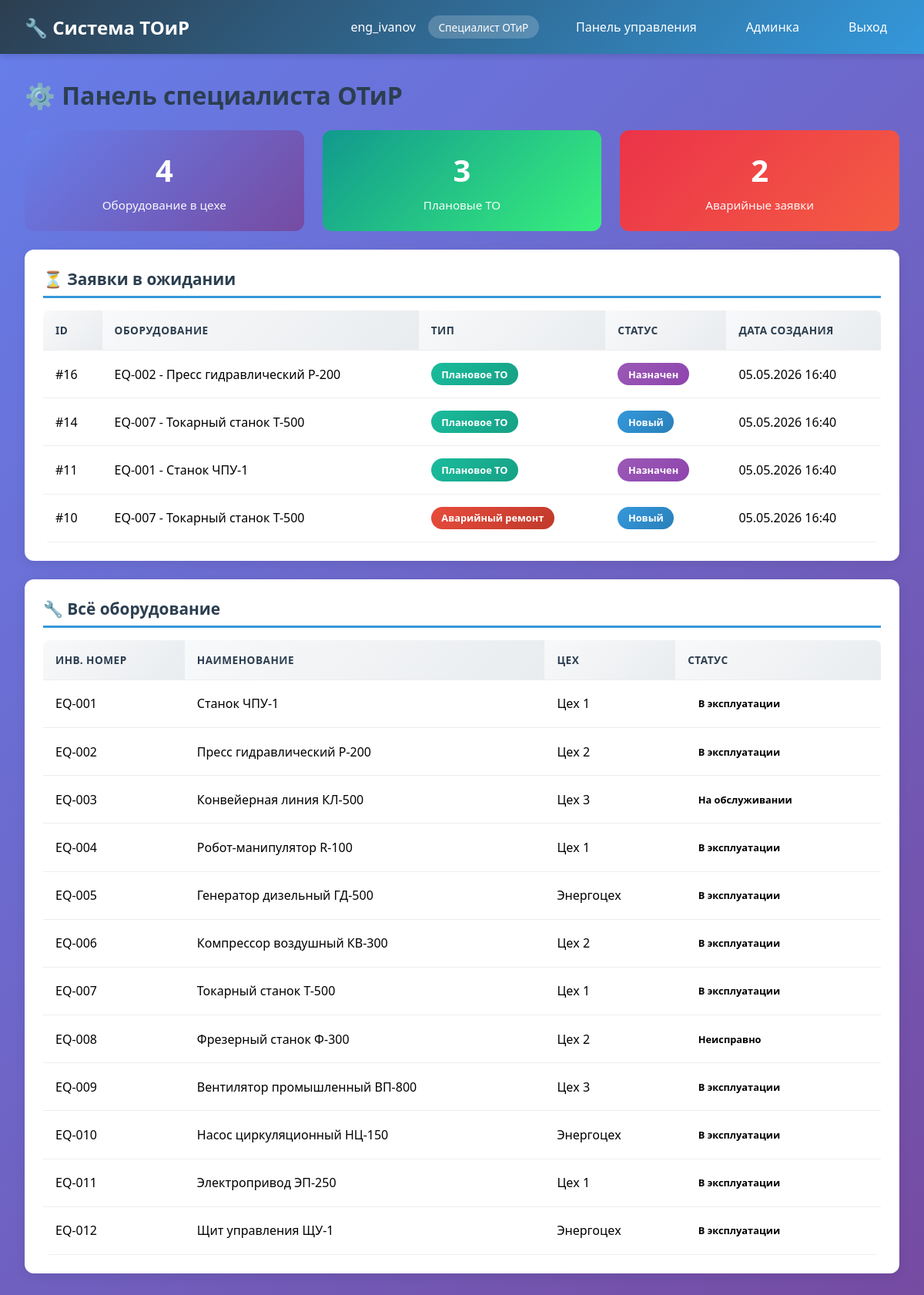
Page /dashboard/ (signed in) on the committed database.
### accounts/models.py (models this page shows, shortened)
class User(AbstractUser):
    ROLE_CHOICES = [
        ('admin', 'Начальник ОТК / Администратор'),
        ('engineer', 'Специалист ОТиР'),
        ('technician', 'Рабочий / Слесарь-ремонтник'),
        ('storekeeper', 'Кладовщик'),
        ('trainee', 'Ученик / Практикант'),
        ('seller', 'Продавец'),
    ]
    role = models.CharField(
        max_length=20,
        choices=ROLE_CHOICES,
        default='trainee',
        verbose_name='Роль'
    )
    department = models.CharField(
        max_length=100,
        blank=True,
        null=True,
        verbose_name='Отдел/Цех'
    )
    phone = models.CharField(
        max_length=20,
        blank=True,
        null=True,
        verbose_name='Телефон'
    )
    is_active = models.BooleanField(default=True, verbose_name='Активен')
    created_at = models.DateTimeField(auto_now_add=True, verbose_name='Дата создания')
    class Meta:
        verbose_name = 'Пользователь'
        verbose_name_plural = 'Пользователи'
        ordering = ['username']
    @property
    def is_admin(self):
        return self.role == 'admin'
    @property
    def is_engineer(self):
        return self.role == 'engineer'

### workorders/models.py (models this page shows, shortened)
class WorkOrder(models.Model):
    ORDER_TYPE_CHOICES = [
        ('planned', 'Плановое ТО'),
        ('emergency', 'Аварийный ремонт'),
        ('modernization', 'Модернизация'),
        ('inspection', 'Инспекция'),
    ]
    STATUS_CHOICES = [
        ('new', 'Новый'),
        ('assigned', 'Назначен'),
        ('in_progress', 'В работе'),
        ('pending_parts', 'Ожидание запчастей'),
        ('completed', 'Выполнен'),
        ('rejected', 'Отклонен'),
    ]
    PRIORITY_CHOICES = [
        (1, 'Критический'),
        (2, 'Высокий'),
        (3, 'Средний'),
        (4, 'Низкий'),
        (5, 'Отложенный'),
    ]
    equipment = models.ForeignKey('equipment.Equipment', on_delete=models.CASCADE, related_name='work_orders', verbose_name='Оборудование')
    order_type = models.CharField(max_length=30, choices=ORDER_TYPE_CHOICES, verbose_name='Тип работ')
    priority = models.IntegerField(choices=PRIORITY_CHOICES, default=3, verbose_name='Приоритет')
    status = models.CharField(max_length=20, choices=STATUS_CHOICES, default='new', verbose_name='Статус')
    assigned_user = models.ForeignKey(settings.AUTH_USER_MODEL, on_delete=models.SET_NULL, null=True, blank=True, related_name='assigned_work_orders', verbose_name='Исполнитель')
    created_by = models.ForeignKey(settings.AUTH_USER_MODEL, on_delete=models.SET_NULL, null=True, related_name='created_work_orders', verbose_name='Создал')
    description = models.TextField(default='Техническое обслуживание / устранение неисправности', verbose_name='Описание')
    created_at = models.DateTimeField(auto_now_add=True, verbose_name='Дата создания')
    started_at = models.DateTimeField(null=True, blank=True, verbose_name='Начало работ')
    completed_at = models.DateTimeField(null=True, blank=True, verbose_name='Завершение работ')
    class Meta:
        verbose_name = 'Наряд-заказ'
        verbose_name_plural = 'Наряды-заказы'
        ordering = ['-created_at']
        indexes = [
            models.Index(fields=['status']),
            models.Index(fields=['assigned_user']),
        ]

### equipment/models.py (models this page shows, shortened)
class Equipment(models.Model):
    STATUS_CHOICES = [
        ('active', 'В эксплуатации'),
        ('maintenance', 'На обслуживании'),
        ('out_of_service', 'Неисправно'),
        ('decommissioned', 'Списано'),
    ]
    TYPE_CHOICES = [
        ('Насосы', 'Насосы'),
        ('Компрессоры', 'Компрессоры'),
        ('Электропривод', 'Электропривод'),
        ('Механика', 'Механика'),
        ('Вентиляция', 'Вентиляция'),
        ('Транспорт', 'Транспорт'),
        ('Металлообработка', 'Металлообработка'),
        ('Энергетика', 'Энергетика'),
        ('Электрика', 'Электрика'),
        ('Автоматика', 'Автоматика'),
    ]
    inv_number = models.CharField(max_length=30, unique=True, verbose_name='Инвентарный номер')
    name = models.CharField(max_length=200, verbose_name='Наименование')
    type = models.CharField(max_length=50, choices=TYPE_CHOICES, verbose_name='Тип оборудования')
    workshop = models.CharField(max_length=50, verbose_name='Цех/Участок')
    status = models.CharField(max_length=20, choices=STATUS_CHOICES, default='active', verbose_name='Статус')
    install_date = models.DateField(null=True, blank=True, verbose_name='Дата установки')
    warranty_until = models.DateField(null=True, blank=True, verbose_name='Гарантия до')
    last_maintenance = models.DateField(null=True, blank=True, verbose_name='Последнее ТО')
    created_at = models.DateTimeField(auto_now_add=True, verbose_name='Дата создания')
    class Meta:
        verbose_name = 'Оборудование'
        verbose_name_plural = 'Оборудование'
        ordering = ['inv_number']
        indexes = [
            models.Index(fields=['status']),
        ]

### accounts/views.py (the view, shortened to what this page needs)
# urls.py: path('dashboard/', views.dashboard_view, name='dashboard'),
@login_required
def dashboard_view(request):
    user = request.user
    context = {
        'user': user,
    }
    if user.is_admin:
        from equipment.models import Equipment
        from workorders.models import WorkOrder
        from inventory.models import SparePart
        from django.db.models import F, Count, Q, Avg
        from datetime import timedelta
        context['total_equipment'] = Equipment.objects.count()
        context['active_equipment'] = Equipment.objects.filter(status='active').count()
        context['total_orders'] = WorkOrder.objects.count()
        context['new_orders'] = WorkOrder.objects.filter(status='new').count()
        context['in_progress_orders'] = WorkOrder.objects.filter(status='in_progress').count()
        context['completed_orders'] = WorkOrder.objects.filter(status='completed').count()
        context['total_parts'] = SparePart.objects.count()
        context['low_stock_parts'] = SparePart.objects.filter(current_stock__lte=F('min_stock')).count()
        context['recent_orders'] = WorkOrder.objects.select_related('equipment', 'assigned_user').order_by('-created_at')[:10]
        context['users_by_role'] = User.objects.values('role').annotate(count=Count('id'))
        total_completed = WorkOrder.objects.filter(status='completed').count()
        total_all = WorkOrder.objects.count()
        if total_all > 0:
            context['efficiency_rate'] = round((total_completed / total_all) * 100)
        else:
            context['efficiency_rate'] = 0
        completed_with_time = WorkOrder.objects.filter(
            status='completed',
            started_at__isnull=False,
            completed_at__isnull=False
        )
        if completed_with_time.exists():
            avg_time = 0
            count = 0
            for order in completed_with_time:
                if order.started_at and order.completed_at:
                    delta = order.completed_at - order.started_at
                    avg_time += delta.total_seconds() / 3600
                    count += 1
            if count > 0:
                context['avg_completion_time'] = round(avg_time / count, 1)
            else:
                context['avg_completion_time'] = 0
        else:
            context['avg_completion_time'] = 0
        technicians_count = User.objects.filter(role='technician').count()
        active_orders = WorkOrder.objects.filter(status__in=['new', 'assigned', 'in_progress']).count()
        if technicians_count > 0:
            context['workload_percent'] = min(round((active_orders / technicians_count) * 25), 100)
        else:
            context['workload_percent'] = 0
        if Equipment.objects.count() > 0:
            context['equipment_uptime'] = round((Equipment.objects.filter(status='active').count() / Equipment.objects.count()) * 100)
        else:
            context['equipment_uptime'] = 0
        template = 'dashboards/admin.html'
    elif user.is_engineer:
        from equipment.models import Equipment
        from workorders.models import WorkOrder
        context['equipment_count'] = Equipment.objects.filter(workshop=user.department).count() if user.department else Equipment.objects.count()
        context['planned_orders'] = WorkOrder.objects.filter(order_type='planned', status__in=['new', 'assigned']).count()
        context['emergency_orders'] = WorkOrder.objects.filter(order_type='emergency', status__in=['new', 'assigned', 'in_progress']).count()
        context['all_equipment'] = Equipment.objects.all()[:20]
        context['pending_orders'] = WorkOrder.objects.filter(status__in=['new', 'assigned']).select_related('equipment')[:10]
        template = 'dashboards/engineer.html'
    elif user.is_trainee:
        from equipment.models import Equipment
        from workorders.models import WorkOrder
        context['recent_orders'] = WorkOrder.objects.filter(status='completed').select_related('equipment', 'assigned_user')[:15]
        context['equipment_list'] = Equipment.objects.all()[:20]
        template = 'dashboards/trainee.html'
    elif user.is_seller:
        from sales.models import Sale
        return redirect('sales:dashboard')
    else:
        template = 'dashboards/admin.html'
    return render(request, template, context)

### templates/dashboards/engineer.html (shortened to what this page needs)
{% extends 'base.html' %}
{% block content %}
<h1 style="margin-bottom: 1.5rem; color: #2c3e50;">⚙️ Панель специалиста ОТиР</h1>
<div class="stats-grid">
    <div class="stat-card blue">
        <div class="stat-value">{{ equipment_count|default:0 }}</div>
        <div class="stat-label">Оборудование в цехе</div>
    </div>
    <div class="stat-card green">
        <div class="stat-value">{{ planned_orders|default:0 }}</div>
        <div class="stat-label">Плановые ТО</div>
    </div>
    <div class="stat-card red">
        <div class="stat-value">{{ emergency_orders|default:0 }}</div>
        <div class="stat-label">Аварийные заявки</div>
    </div>
</div>
<div class="card" style="margin-top: 1.5rem;">
    <h2>⏳ Заявки в ожидании</h2>
    <table>
        <thead>
            <tr>
                <th>ID</th>
                <th>Оборудование</th>
                <th>Тип</th>
                <th>Статус</th>
                <th>Дата создания</th>
            </tr>
        </thead>
        <tbody>
            {% for order in pending_orders %}
            <tr>
                <td>#{{ order.id }}</td>
                <td>{{ order.equipment.inv_number }} - {{ order.equipment.name }}</td>
                <td><span class="badge badge-{{ order.order_type }}">{{ order.get_order_type_display }}</span></td>
                <td><span class="badge badge-{{ order.status }}">{{ order.get_status_display }}</span></td>
                <td>{{ order.created_at|date:"d.m.Y H:i" }}</td>
            </tr>
            {% empty %}
            <tr><td colspan="5" style="text-align: center; color: #999;">Нет заявок в ожидании</td></tr>
            {% endfor %}
        </tbody>
    </table>
</div>
<div class="card" style="margin-top: 1.5rem;">
    <h2>🔧 Всё оборудование</h2>
    <table>
        <thead>
            <tr>
                <th>Инв. номер</th>
                <th>Наименование</th>
                <th>Цех</th>
                <th>Статус</th>
            </tr>
        </thead>
        <tbody>
            {% for eq in all_equipment %}
            <tr>
                <td>{{ eq.inv_number }}</td>
                <td>{{ eq.name }}</td>
                <td>{{ eq.workshop|default:"-" }}</td>
                <td><span class="badge badge-{{ eq.status }}">{{ eq.get_status_display }}</span></td>
            </tr>
            {% empty %}
            <tr><td colspan="4" style="text-align: center; color: #999;">Нет данных</td></tr>
            {% endfor %}
        </tbody>
    </table>
</div>
{% endblock %}

### templates/base.html (shortened to what this page needs)
<!DOCTYPE html>
<html lang="ru">
<head>
</head>
<body>
    {% if user.is_authenticated %}
    <nav class="navbar">
        <h1>🔧 Система ТОиР</h1>
        <div class="user-info">
            <span>{{ user.username }}</span>
            <span class="role-badge">{{ user.get_role_display }}</span>
            <a href="{% url 'accounts:dashboard' %}">Панель управления</a>
            <a href="/admin/">Админка</a>
            <a href="{% url 'accounts:logout' %}">Выход</a>
        </div>
    </nav>
    {% endif %}
    <div class="container">
        {% block content %}{% endblock %}
    </div>
</body>
</html>

### templates/base.html (style rules this page uses)
* { margin: 0; padding: 0; box-sizing: border-box; }
body { font-family: 'Segoe UI', Tahoma, Geneva, Verdana, sans-serif; background: linear-gradient(135deg, #667eea 0%, #764ba2 100%); min-height: 100vh; }
.navbar { background: linear-gradient(135deg, #2c3e50 0%, #3498db 100%); color: white; padding: 1rem 2rem; display: flex; justify-content: space-between; align-items: center; box-shadow: 0 4px 6px rgba(0,0,0,0.1); backdrop-filter: blur(10px); }
.navbar h1 { font-size: 1.5rem; font-weight: 600; }
.navbar a { color: white; text-decoration: none; margin-left: 1rem; padding: 0.5rem 1rem; border-radius: 6px; transition: all 0.3s ease; }
.container { max-width: 1400px; margin: 2rem auto; padding: 0 2rem; }
.card { background: white; border-radius: 12px; box-shadow: 0 4px 15px rgba(0,0,0,0.08); padding: 1.5rem; margin-bottom: 1.5rem; transition: transform 0.3s ease; }
.card h2 { color: #2c3e50; margin-bottom: 1rem; border-bottom: 3px solid #3498db; padding-bottom: 0.5rem; font-size: 1.3rem; }
.stats-grid { display: grid; grid-template-columns: repeat(auto-fit, minmax(200px, 1fr)); gap: 1.5rem; margin-bottom: 1.5rem; }
.stat-card { background: linear-gradient(135deg, #667eea 0%, #764ba2 100%); color: white; padding: 1.5rem; border-radius: 12px; text-align: center; transition: transform 0.3s ease, box-shadow 0.3s ease; }
.stat-card.blue { background: linear-gradient(135deg, #667eea 0%, #764ba2 100%); }
.stat-card.green { background: linear-gradient(135deg, #11998e 0%, #38ef7d 100%); }
.stat-card.red { background: linear-gradient(135deg, #eb3349 0%, #f45c43 100%); }
.stat-value { font-size: 2.5rem; font-weight: bold; margin-bottom: 0.5rem; }
.stat-label { opacity: 0.95; font-size: 0.95rem; }
table { width: 100%; border-collapse: collapse; margin-top: 1rem; background: white; border-radius: 8px; overflow: hidden; }
th, td { padding: 1rem; text-align: left; border-bottom: 1px solid #eee; }
th { background: linear-gradient(135deg, #f8f9fa 0%, #e9ecef 100%); color: #2c3e50; font-weight: 600; text-transform: uppercase; font-size: 0.85rem; letter-spacing: 0.5px; }
.badge { padding: 0.35rem 0.85rem; border-radius: 20px; font-size: 0.8rem; font-weight: 600; display: inline-block; }
.badge-new { background: linear-gradient(135deg, #3498db 0%, #2980b9 100%); color: white; }
.badge-assigned { background: linear-gradient(135deg, #9b59b6 0%, #8e44ad 100%); color: white; }
.badge-planned { background: linear-gradient(135deg, #1abc9c 0%, #16a085 100%); color: white; }
.badge-emergency { background: linear-gradient(135deg, #e74c3c 0%, #c0392b 100%); color: white; }
.user-info { display: flex; align-items: center; gap: 1rem; }
.role-badge { background: rgba(255,255,255,0.2); color: white; padding: 0.35rem 0.85rem; border-radius: 20px; font-size: 0.85rem; font-weight: 500; backdrop-filter: blur(10px); }

### rows in the picture
User: username "eng_ivanov", role "Специалист ОТиР"
WorkOrder: id "16", equipment.inv_number "EQ-002", equipment.name "Пресс гидравлический P-200", order_type "Плановое ТО", status "Назначен", created_at "05.05.2026 16:40"
WorkOrder: id "14", equipment.inv_number "EQ-007", equipment.name "Токарный станок Т-500", order_type "Плановое ТО", status "Новый", created_at "05.05.2026 16:40"
WorkOrder: id "11", equipment.inv_number "EQ-001", equipment.name "Станок ЧПУ-1", order_type "Плановое ТО", status "Назначен", created_at "05.05.2026 16:40"
WorkOrder: id "10", equipment.inv_number "EQ-007", equipment.name "Токарный станок Т-500", order_type "Аварийный ремонт", status "Новый", created_at "05.05.2026 16:40"
Equipment: inv_number "EQ-001", name "Станок ЧПУ-1", workshop "Цех 1", status "В эксплуатации"
Equipment: inv_number "EQ-002", name "Пресс гидравлический P-200", workshop "Цех 2", status "В эксплуатации"
Equipment: inv_number "EQ-003", name "Конвейерная линия КЛ-500", workshop "Цех 3", status "На обслуживании"
Equipment: inv_number "EQ-004", name "Робот-манипулятор R-100", workshop "Цех 1", status "В эксплуатации"
Equipment: inv_number "EQ-005", name "Генератор дизельный ГД-500", workshop "Энергоцех", status "В эксплуатации"
Equipment: inv_number "EQ-006", name "Компрессор воздушный КВ-300", workshop "Цех 2", status "В эксплуатации"
Equipment: inv_number "EQ-007", name "Токарный станок Т-500", workshop "Цех 1", status "В эксплуатации"
Equipment: inv_number "EQ-008", name "Фрезерный станок Ф-300", workshop "Цех 2", status "Неисправно"
Equipment: inv_number "EQ-009", name "Вентилятор промышленный ВП-800", workshop "Цех 3", status "В эксплуатации"
Equipment: inv_number "EQ-010", name "Насос циркуляционный НЦ-150", workshop "Энергоцех", status "В эксплуатации"
Equipment: inv_number "EQ-011", name "Электропривод ЭП-250", workshop "Цех 1", status "В эксплуатации"
Equipment: inv_number "EQ-012", name "Щит управления ЩУ-1", workshop "Энергоцех", status "В эксплуатации"

### other values in the picture
{{ equipment_count|default:0 }} "4"
{{ planned_orders|default:0 }} "3"
{{ emergency_orders|default:0 }} "2"
